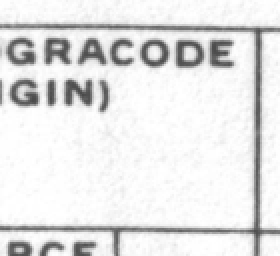
#> input picture templates/anchor_v1.png, 140 x 128 px (shown 2 times larger)
$ python -i image_processing.py   (imports and definitions only)
#> lines starting #> are read from the running program, lines starting #| are printed output that depends on the picture; after the words box and inside, x2 and y2 are one past the last pixel; in counts of white or black regions, pixels touching at a corner belong together
#> further down, picture is the input picture: shape (128, 140, 3); min 74, max 255, mean 228.4
# image_processing.py
import cv2
import os
import numpy as np

def preprocess_field_for_ocr(field_image):
    """
    Cleans a field image for better OCR results using binarization.
    """
    # Convert the image to grayscale
    gray = cv2.cvtColor(field_image, cv2.COLOR_BGR2GRAY)

    # Apply Otsu's Binarization to create a black and white image
    _, processed_image = cv2.threshold(gray, 0, 255, cv2.THRESH_BINARY_INV + cv2.THRESH_OTSU)
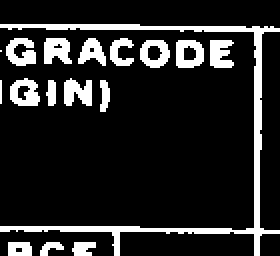
#> processed_image: shape (128, 140) (shown 2 times larger); 14.8% white; 17 white regions (2 under 20 px), largest, box (x1, y1, x2, y2) and area: (0, 12, 140, 128) 1151, (88, 20, 102, 34) 143, (32, 39, 46, 53) 142

    # Invert the image to get black text on a white background
    processed_image = cv2.bitwise_not(processed_image)

    return processed_image

# [172 lines left out: functions align_card_to_template, extract_fields_from_image, find_and_extract_single_field, not called in this run]

>>> import cv2
>>> picture = cv2.imread('templates/anchor_v1.png')
>>> result = preprocess_field_for_ocr(picture)

$ run again, on templates/anchor_v2.png
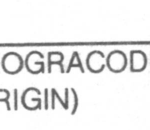
#> input picture templates/anchor_v2.png, 150 x 130 px
#> picture is the input picture: shape (130, 150, 3); min 85, max 255, mean 235.1
#> in preprocess_field_for_ocr, `_, processed_image = cv2.threshold(gray, 0, 255, cv2.THRESH_BINARY_INV..`:
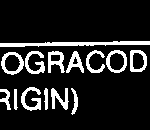
#> processed_image: shape (130, 150); 13.7% white; 14 white regions, largest, box (x1, y1, x2, y2) and area: (0, 41, 150, 47) 554, (21, 87, 41, 111) 224, (1, 52, 24, 75) 216

$ run again, on templates/anchor_v3.png
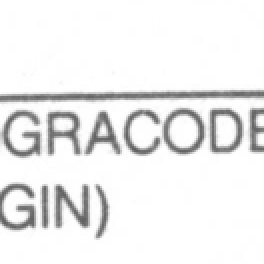
#> input picture templates/anchor_v3.png, 132 x 132 px (shown 2 times larger)
#> picture is the input picture: shape (132, 132, 3); min 95, max 255, mean 237.4
#> in preprocess_field_for_ocr, `_, processed_image = cv2.threshold(gray, 0, 255, cv2.THRESH_BINARY_INV..`:
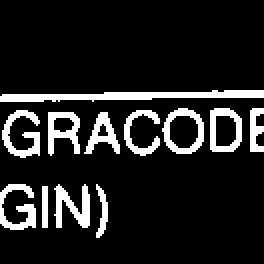
#> processed_image: shape (132, 132) (shown 2 times larger); 12.7% white; 12 white regions, largest, box (x1, y1, x2, y2) and area: (0, 45, 132, 51) 468, (27, 92, 45, 114) 207, (1, 55, 20, 79) 203

$ run again, on templates/field_accession_number_v1.png
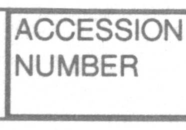
#> input picture templates/field_accession_number_v1.png, 186 x 130 px
#> picture is the input picture: shape (130, 186, 3); min 111, max 255, mean 224.8
#> in preprocess_field_for_ocr, `_, processed_image = cv2.threshold(gray, 0, 255, cv2.THRESH_BINARY_INV..`:
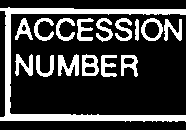
#> processed_image: shape (130, 186); 23.9% white; 16 white regions, largest, box (x1, y1, x2, y2) and area: (0, 7, 186, 122) 2799, (58, 54, 79, 76) 285, (82, 54, 99, 76) 229
